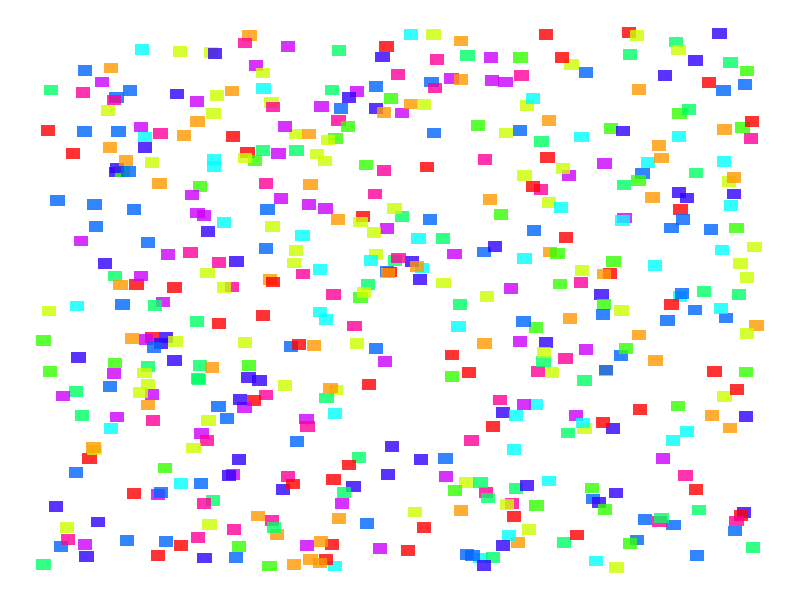

This figure's R source: (Note: this script raises an error after producing the figure.)
# load ggplot2 library
library(ggplot2)

# set seed for reproducibility
set.seed(123)

# create data frame with random positions and colours for squares
n_squares <- 500
df <- data.frame(
  x = runif(n_squares, min = 0, max = 10),
  y = runif(n_squares, min = 0, max = 10),
  colour = sample(rainbow(10), n_squares, replace = TRUE)
)

# create plot with overlapping squares
ggplot(df, aes(x = x, y = y, fill = colour)) +
  geom_rect(aes(xmin = x - 0.1, xmax = x + 0.1, ymin = y - 0.1, ymax = y + 0.1), alpha = 0.8) +
  theme_void() +
  scale_fill_identity() +
  guides(fill = FALSE)



# load ggplot2 library
library(ggplot2)

# set the number of squares to generate
n_squares <- 5000

# create a data frame with random x, y, width, and height values
df <- data.frame(
  x = runif(n_squares, min = 0, max = 10),
  y = runif(n_squares, min = 0, max = 10),
  width = runif(n_squares, min = 0.2, max = 0.5),
  height = runif(n_squares, min = 0.2, max = 0.5),
  color = sample(pastel.colors(10), n_squares, replace = TRUE)
)

# create the plot
ggplot(df, aes(x = x, y = y, width = width, height = height, fill = color)) +
  geom_rect(alpha = 0.8, color = "white", size = 0.1) +
  scale_fill_identity() +
  theme_void() +
  theme(legend.position = "none")




# load ggplot2 library
library(ggplot2)

# define a custom pastel color palette
pastel_colors <- c("#EFC5C5", "#B1D4B7", "#C5D4E4", "#F0E0A4", "#C1D5C1")

# set the number of squares to generate
n_squares <- 5000

# create a data frame with random x, y, width, and height values
df <- data.frame(
  x = runif(n_squares, min = 0, max = 10),
  y = runif(n_squares, min = 0, max = 10),
  width = runif(n_squares, min = 0.2, max = 0.5),
  height = runif(n_squares, min = 0.2, max = 0.5),
  color = sample(pastel_colors, n_squares, replace = TRUE)
)

# create the plot
ggplot(df, aes(x = x, y = y, width = width, height = height, fill = color)) +
  geom_rect(alpha = 0.8, color = "white", size = 0.1) +
  scale_fill_identity() +
  theme_void() +
  theme(legend.position = "none")




# load ggplot2 library
library(ggplot2)

# define a custom pastel color palette
pastel_colors <- c("#EFC5C5", "#B1D4B7", "#C5D4E4", "#F0E0A4", "#C1D5C1")
# define a custom pastel color palette
pastel_colors2 <- c("red", "green", "blue", "orange", "magenta")

# set the number of squares to generate
n_squares <- 15000

# create a data frame with random x, y, width, and height values
df <- data.frame(
  x = runif(n_squares, min = 0, max = 10),
  y = runif(n_squares, min = 0, max = 10),
  width = runif(n_squares, min = 0.1, max = 0.2),
  height = runif(n_squares, min = 0.1, max = 0.2),
  color = sample(pastel_colors2, n_squares, replace = TRUE)
)

# create the plot
ggplot(df, aes(x = x, y = y, fill = color)) +
  geom_rect(aes(xmin = x - width/2, xmax = x + width/2, ymin = y - height/2, ymax = y + height/2),
            alpha = 0.5, color = df$color, size = 0.01) +
  scale_fill_identity() +
  theme_void() +
  theme(legend.position = "none")



